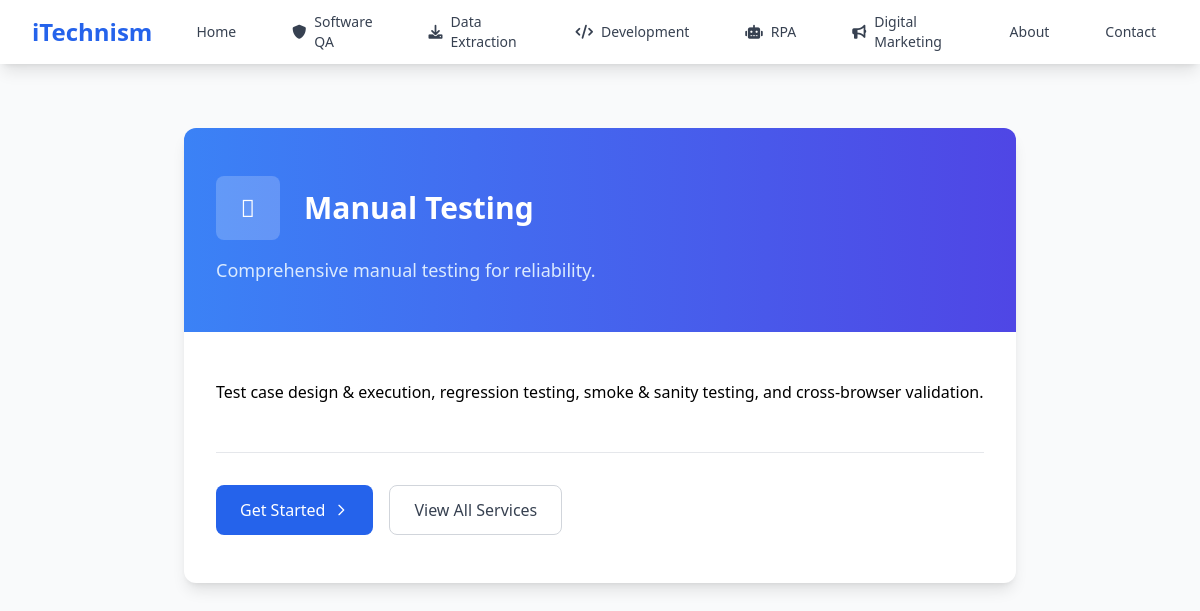
The app's page /services/manual-testing with its own data.
### tables this page shows
CREATE TABLE services (
    id INT AUTO_INCREMENT PRIMARY KEY,
    category_id INT,
    slug VARCHAR(100) UNIQUE NOT NULL,
    title VARCHAR(200) NOT NULL,
    short_desc TEXT,
    content LONGTEXT,
    icon VARCHAR(50),
    sort_order INT DEFAULT 0,
    status ENUM('published', 'draft') DEFAULT 'published',
    created_at TIMESTAMP DEFAULT CURRENT_TIMESTAMP,
    updated_at TIMESTAMP DEFAULT CURRENT_TIMESTAMP ON UPDATE CURRENT_TIMESTAMP,
    FOREIGN KEY (category_id) REFERENCES service_categories(id)
);

### controllers/ServicesController.php (called while the page is built, shortened)
<?php
require_once 'config/database.php';
class ServicesController {
    private $conn;
    public function __construct() {
        $this->db = new Database();
        $this->conn = $this->db->getConnection();
    }
    public function getServiceBySlug($slug) {
        $query = "SELECT s.*, c.title as category_title, c.slug as category_slug
                 FROM services s
                 JOIN service_categories c ON s.category_id = c.id
                 WHERE s.slug = :slug AND s.status = 'published'";
        $stmt = $this->conn->prepare($query);
        $stmt->bindParam(':slug', $slug);
        $stmt->execute();
        return $stmt->fetch(PDO::FETCH_ASSOC);
    }
}
?>

### config/database.php (called while the page is built, shortened)
<?php
class Database {
    private $host = 'localhost';
    private $db_name = 'itech_qa';
    private $username = 'root';
    private $password = '';
    public function getConnection() {
        $this->conn = null;
        try {
            $this->conn = new PDO("mysql:host=" . $this->host . ";dbname=" . $this->db_name, $this->username, $this->password);
            $this->conn->exec("set names utf8");
        } catch(PDOException $exception) {
            echo "Connection error: " . $exception->getMessage();
        }
        return $this->conn;
    }
}
?>

### views/service-detail.php (the view, shortened to what this page needs)
<!DOCTYPE html>
<html lang="en">
<head>
    <script src="https://cdn.tailwindcss.com"></script>
    <link rel="stylesheet" href="https://cdnjs.cloudflare.com/ajax/libs/font-awesome/6.0.0/css/all.min.css">
    <link href="https://unpkg.com/aos@2.3.1/dist/aos.css" rel="stylesheet">
</head>
<body class="bg-gray-50">
    <?php include 'partials/navbar.php'; ?>
    <div class="py-16">
        <div class="max-w-4xl mx-auto px-4 sm:px-6 lg:px-8">
            <div class="bg-white rounded-xl shadow-lg overflow-hidden">
                <div class="bg-gradient-to-r from-blue-500 to-indigo-600 px-8 py-12">
                    <div class="flex items-center mb-4">
                        <div class="w-16 h-16 bg-white bg-opacity-20 rounded-lg flex items-center justify-center mr-6">
                            <i class="<?= $service['icon'] ?> text-white text-2xl"></i>
                        </div>
                        <h1 class="text-3xl font-bold text-white"><?= htmlspecialchars($service['title']) ?></h1>
                    </div>
                    <p class="text-blue-100 text-lg"><?= htmlspecialchars($service['short_desc']) ?></p>
                </div>
                <div class="px-8 py-12">
                    <div class="prose prose-lg max-w-none">
                        <?= nl2br(htmlspecialchars($service['content'])) ?>
                    </div>
                    <div class="mt-12 pt-8 border-t border-gray-200">
                        <div class="flex flex-col sm:flex-row gap-4">
                            <a href="/contact" class="inline-flex items-center justify-center px-6 py-3 bg-blue-600 text-white font-medium rounded-lg hover:bg-blue-700 transition-colors">
                                Get Started
                                <svg class="ml-2 w-4 h-4" fill="none" stroke="currentColor" viewBox="0 0 24 24">
                                    <path stroke-linecap="round" stroke-linejoin="round" stroke-width="2" d="M9 5l7 7-7 7"></path>
                                </svg>
                            </a>
                            <a href="/services" class="inline-flex items-center justify-center px-6 py-3 border border-gray-300 text-gray-700 font-medium rounded-lg hover:bg-gray-50 transition-colors">
                                View All Services
                            </a>
                        </div>
                    </div>
                </div>
            </div>
        </div>
    </div>
</body>
</html>

### records on screen
services: title "Manual Testing", short_desc "Comprehensive manual testing for reliability.", content "Test case design & execution, regression testing, smoke & sanity testing, and cross-browser validation."
